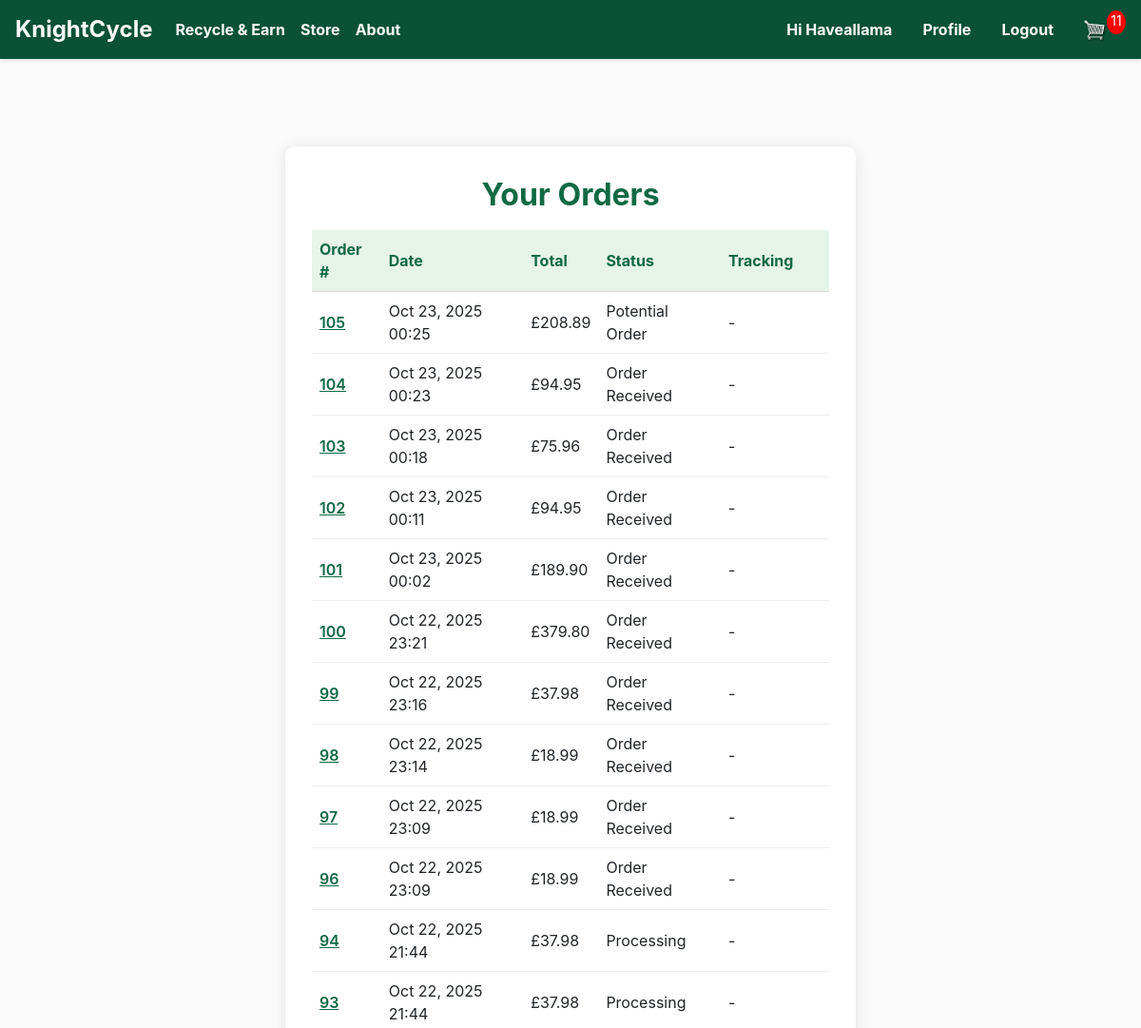
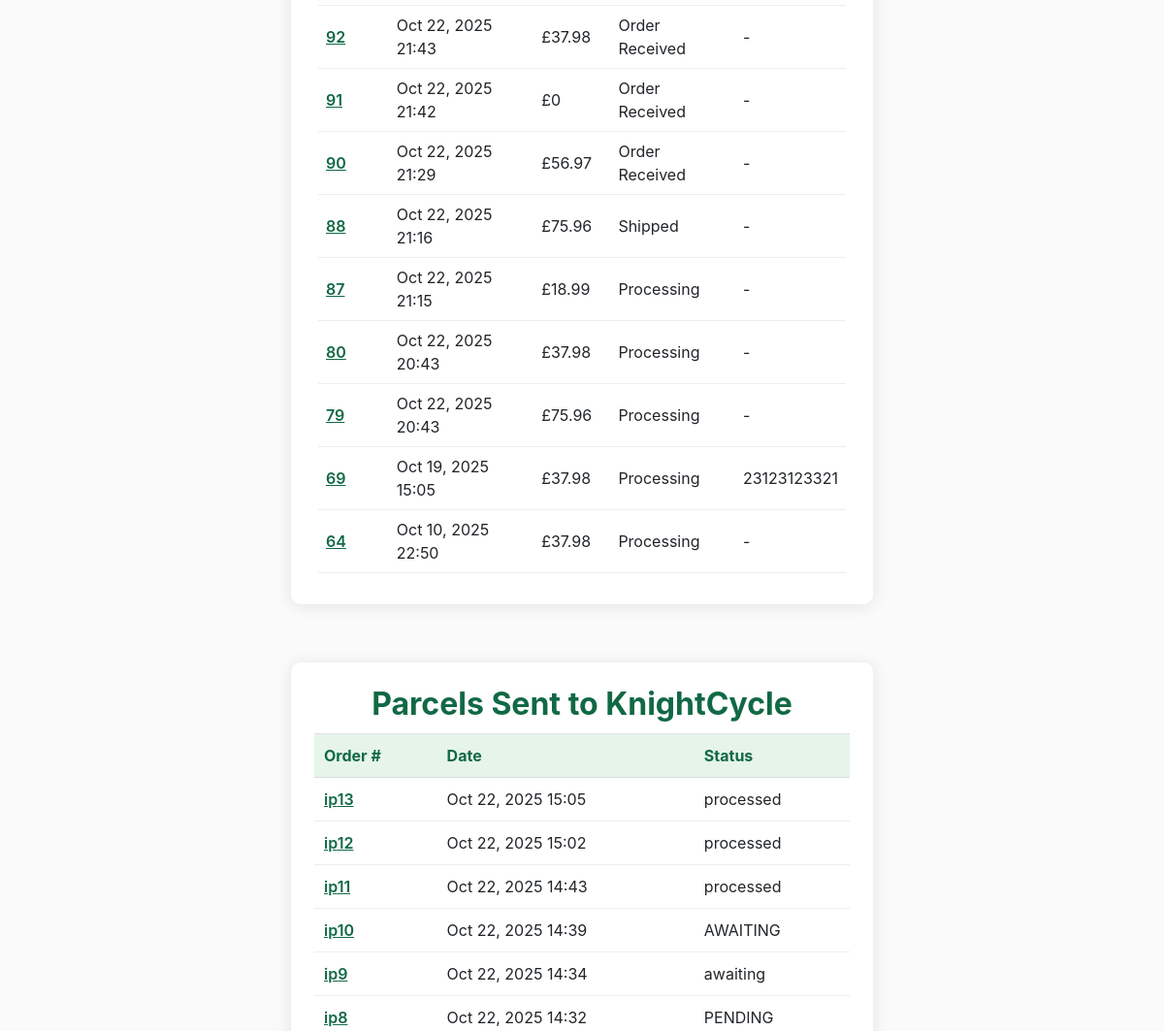
Before: /store/orders/ (signed in, upper part) with the older database file (2 pictures, top to bottom).
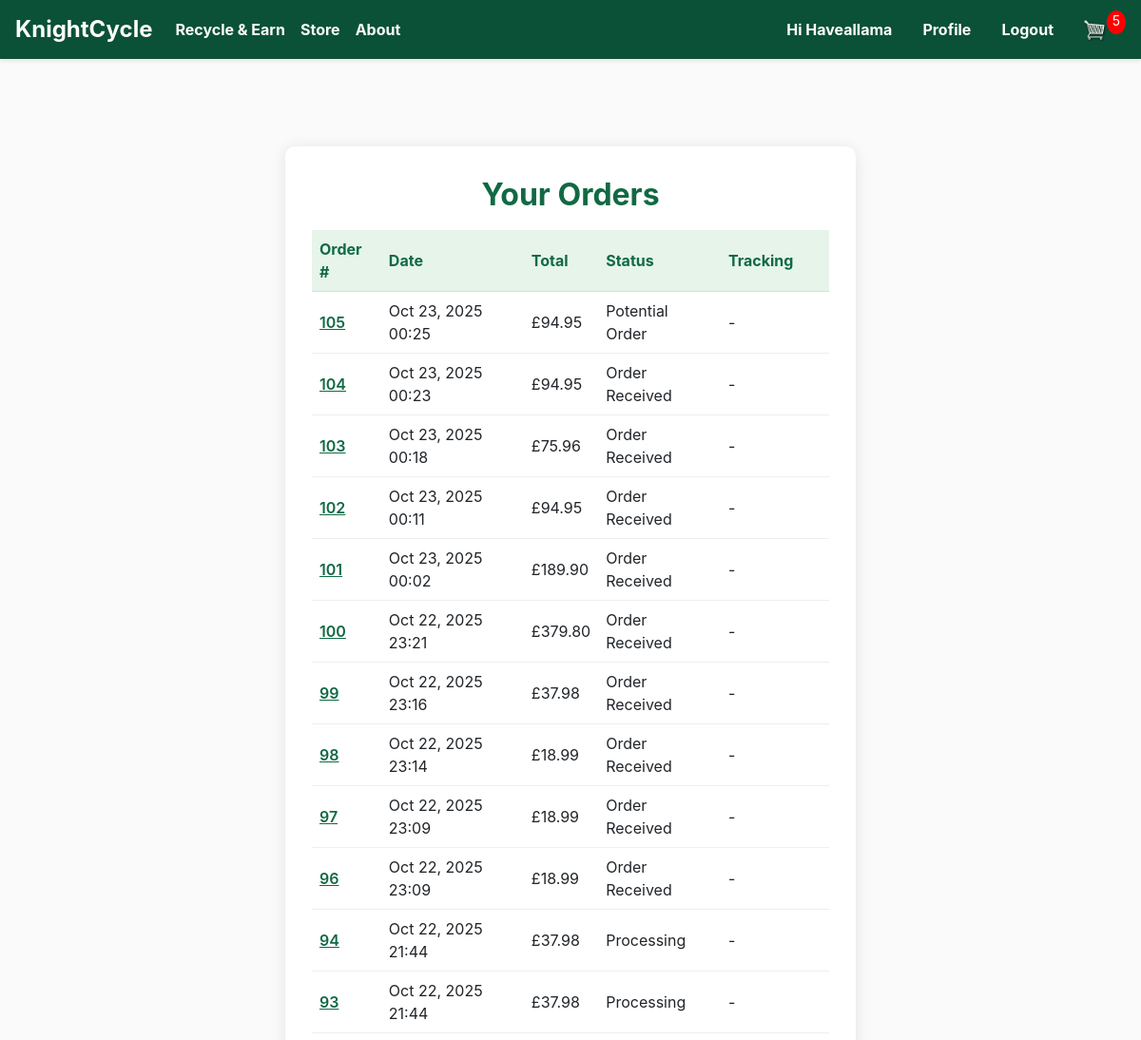
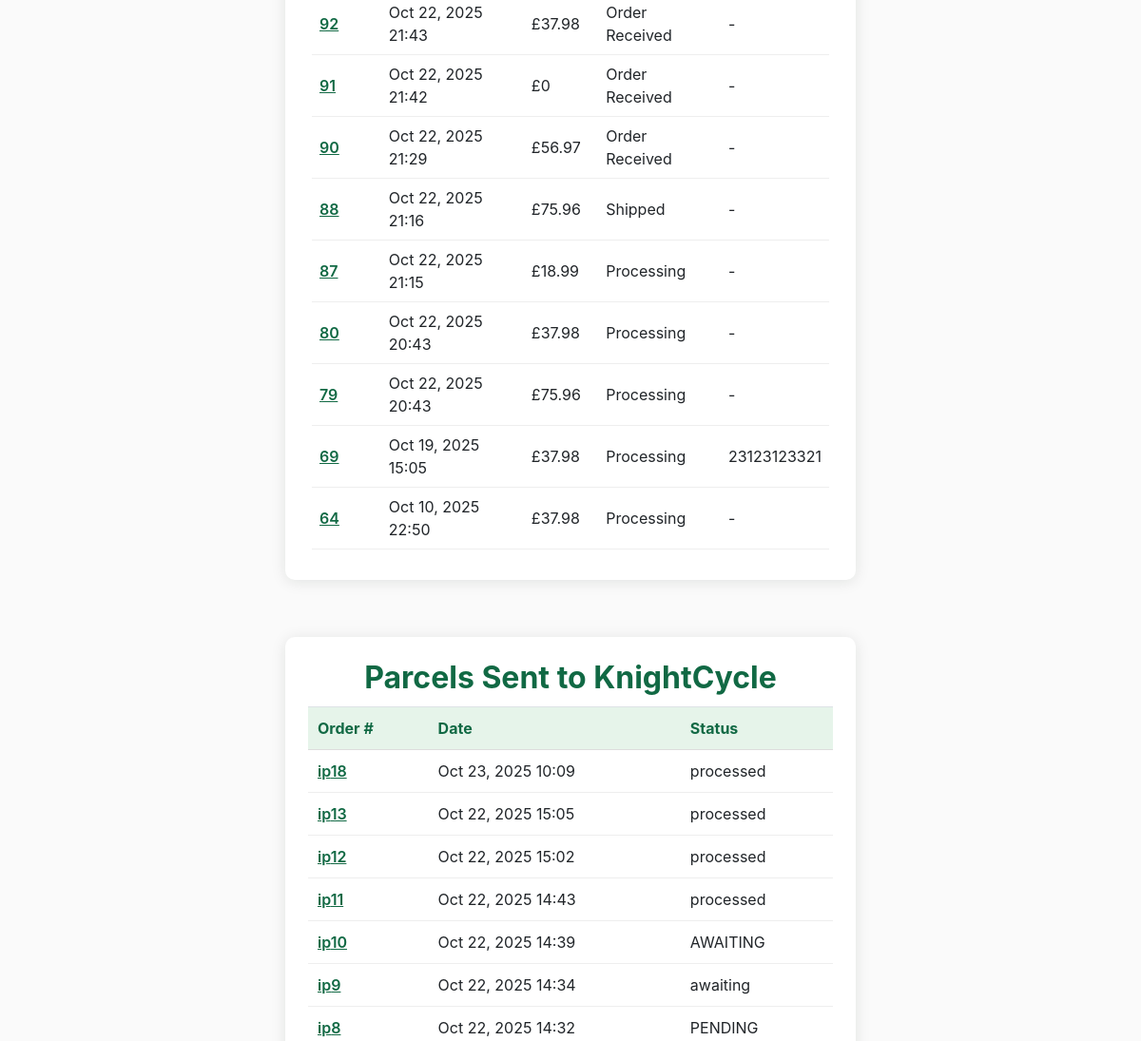
After: the same page with the newer database file (2 pictures, top to bottom).
### store/models.py (models this page shows, shortened)
class Order(models.Model):
    customer = models.ForeignKey(Customer, on_delete=models.SET_NULL, null=True, blank=True)
    date_ordered = models.DateTimeField(auto_now_add=True)
    status = models.CharField(max_length=20, choices=OrderStatus.choices, default=OrderStatus.POTENTIAL)
    transaction_id = models.CharField(max_length=100, null=True, blank=True)
    tracking_number = models.CharField(max_length=100, null=True, blank=True)
    points_used = models.PositiveIntegerField(default=0)
    points_discount = models.DecimalField(max_digits=10, decimal_places=2, default=Decimal('0.00'))
    @property
    def shipping(self):
        shipping = False
        for i in self.orderitem_set.all():
            if i.product and getattr(i.product, 'digital', None) is not None:
                if i.product.digital is False:
                    shipping = True
        return shipping
    @property
    def get_cart_total(self):
        orderitems = self.orderitem_set.all()
        total = sum([item.get_total for item in orderitems])
        return total
    @property
    def get_cart_items(self):
        orderitems = self.orderitem_set.all()
        total = sum([item.quantity for item in orderitems])
        return total

class OrderItem(models.Model):
	product = models.ForeignKey(Product, on_delete=models.SET_NULL, null=True)
	order = models.ForeignKey(Order, on_delete=models.SET_NULL, null=True)
	quantity = models.IntegerField(default=0, null=True, blank=True)
	date_added = models.DateTimeField(auto_now_add=True)
	@property
	def get_total(self):
		if self.product:
			return self.product.price * self.quantity
		return 0

class Product(models.Model):
    name = models.CharField(max_length=200)
    slug = models.SlugField(max_length=200, unique=True, blank=True)
    price = models.DecimalField(max_digits=7, decimal_places=2)
    digital = models.BooleanField(default=False, null=True, blank=True)
    image = models.ImageField(null=True, blank=True)
    is_active = models.BooleanField(default=True)
    description = models.TextField(null=True, blank=True)
    stock_quantity = models.IntegerField(default=0, help_text="Number of items in stock")  # ✅ New field
    low_stock_threshold = models.IntegerField(default=5, help_text="Alert when stock falls below this")  # ✅ New field

class IncomingParcel(models.Model):
    user = models.ForeignKey(settings.AUTH_USER_MODEL, on_delete=models.CASCADE, related_name='incoming_parcels', null=True, blank=True)
    address = models.CharField(max_length=255, blank=True, default='')
    city = models.CharField(max_length=100, blank=True, default='')
    county = models.CharField(max_length=100, blank=True, default='')
    postcode = models.CharField(max_length=20, blank=True, default='')
    country = models.CharField(max_length=100, blank=True, default='')
    details = models.TextField(blank=True, default='')
    pla = models.BooleanField(default=False)
    petg = models.BooleanField(default=False)
    status = models.CharField(max_length=20, choices=ParcelStatus.choices, default=ParcelStatus.AWAITING)
    date_submitted = models.DateTimeField(default=timezone.now)
    admin_comment = models.TextField(blank=True, default='')
    points_calculated = models.IntegerField(null=True, blank=True, help_text="Auto-calculated based on weight, editable by admin")
    points_awarded = models.BooleanField(default=False)  # track if points were already awarded

### store/views.py (the view)
# urls.py: path('orders/', views.orders, name='orders'),
@login_required
def orders(request):
    data = cartData(request)
    cartItems = data.get('cartItems', 0)
    customer = getattr(request.user, 'customer', None)
    orders = []
    if customer:
        orders = Order.objects.filter(customer=customer).order_by('-date_ordered')
    IncomingParcel = apps.get_model('store', 'IncomingParcel')
    parcels = []
    if IncomingParcel:
        parcels = IncomingParcel.objects.filter(user=request.user).order_by('-date_submitted')
    context = {
        'orders': orders,
        'parcels': parcels,
        'cartItems': cartItems,
    }
    return render(request, 'pages/orders.html', context)

### templates/pages/orders.html
{% extends 'store/main.html' %}
{% block content %}
<div class="profile-container" style="max-width:600px;margin:60px auto;padding:32px 28px;background:#fff;border-radius:10px;box-shadow:0 2px 16px rgba(0,32,16,0.10);">
  <h2 style="color:#116944;text-align:center;font-weight:700;">Your Orders</h2>
  {% if orders %}
    <table style="width:100%;margin-top:18px;border-collapse:collapse;">
      <thead>
        <tr style="background:#e6f4ea;color:#116944;font-weight:600;">
          <th style="padding:8px;border-bottom:1px solid #ddd;">Order #</th>
          <th style="padding:8px;border-bottom:1px solid #ddd;">Date</th>
          <th style="padding:8px;border-bottom:1px solid #ddd;">Total</th>
          <th style="padding:8px;border-bottom:1px solid #ddd;">Status</th>
          <th style="padding:8px;border-bottom:1px solid #ddd;">Tracking</th>
        </tr>
      </thead>
      <tbody>
        {% for order in orders %}
        <tr>
          <td style="padding:8px;border-bottom:1px solid #eee;"><a href="{% url 'store:order_detail' order.id %}" style="color:#116944;font-weight:600;text-decoration:underline;">{{ order.id }}</a></td>
          <td style="padding:8px;border-bottom:1px solid #eee;">{{ order.date_ordered|date:'M d, Y H:i' }}</td>
          <td style="padding:8px;border-bottom:1px solid #eee;">£{{ order.get_cart_total }}</td>
          <td style="padding:8px;border-bottom:1px solid #eee;">{{ order.status }}</td>
          <td style="padding:8px;border-bottom:1px solid #eee;">{% if order.tracking_number %}{{ order.tracking_number }}{% else %}-{% endif %}</td>
        </tr>
        {% endfor %}
      </tbody>
    </table>
  {% else %}
    <div style="color:#b30000;text-align:center;margin-top:24px;">No orders found for your account.</div>
  {% endif %}
</div>
<div class="orders-card">
  <h2>Parcels Sent to KnightCycle</h2>
  <table class="table">
    <thead>
      <tr style="background:#e6f4ea;color:#116944;font-weight:600;">
        <th style="padding:10px;border-bottom:1px solid #ddd;">Order #</th>
        <th style="padding:10px;border-bottom:1px solid #ddd;">Date</th>
        <th style="padding:10px;border-bottom:1px solid #ddd;">Status</th>
      </tr>
    </thead>
    <tbody>
      {% for p in parcels %}
      <tr>
        <td style="padding:10px;border-bottom:1px solid #eee;">
          <a class="link-green" href="{% url 'store:inbound_parcel_detail' p.pk %}">
            {% if p.ip %}{{ p.ip }}
            {% elif p.code %}{{ p.code }}
            {% else %}ip{{ p.pk }}{% endif %}
          </a>
        </td>
        <td style="padding:10px;border-bottom:1px solid #eee;">
          {% if p.date_submitted %}{{ p.date_submitted|date:"M d, Y H:i" }}
          {% elif p.submitted_at %}{{ p.submitted_at|date:"M d, Y H:i" }}
          {% elif p.created_at %}{{ p.created_at|date:"M d, Y H:i" }}
          {% else %}-{% endif %}
        </td>
        <td style="padding:10px;border-bottom:1px solid #eee;">{{ p.status|default:"—" }}</td>
      </tr>
      {% empty %}
      <tr><td colspan="3" style="padding:14px;color:#777;text-align:center;">No parcels sent yet.</td></tr>
      {% endfor %}
    </tbody>
  </table>
</div>
{% endblock %}

### store/templates/store/main.html (shortened to what this page needs)
<!DOCTYPE html>
{% load static %}
<html>
    <head>
        <link rel="stylesheet" href="https://stackpath.bootstrapcdn.com/bootstrap/4.4.1/css/bootstrap.min.css">
        <link rel="stylesheet" type="text/css" href="{% static 'css/main.css' %}">
    </head>
    <body>
    <nav class="navbar navbar-expand-lg navbar-dark navbar-eco">
    <a class="navbar-brand" href="{% url 'home' %}">KnightCycle</a>
    <div class="collapse navbar-collapse" id="navbarSupportedContent">
        <ul class="navbar-nav mr-auto">
        <li class="nav-item active">
             <a class="nav-link" href="{% url 'send_waste' %}">Recycle & Earn <span class="sr-only">(current)</span></a>
        </li>
        <li class="nav-item active">
            <a class="nav-link" href="{% url 'store:store' %}">Store <span class="sr-only">(current)</span></a>
        </li>
        <li class="nav-item active">
            <a class="nav-link" href="{% url 'about' %}">About <span class="sr-only">(current)</span></a>
        </li>
        </ul>
        <div class="form-inline my-2 my-lg-0">
                        {% if user.is_authenticated %}
                            <span class="nav-link greeting">Hi {{ user.username }}</span>
                            <a class="nav-link" href="{% url 'store:profile' %}">Profile</a>
                            <a class="nav-link" href="{% url 'store:logout' %}">Logout</a>
                        {% else %}
                            <a class="nav-link" href="{% url 'store:login' %}">Login <span class="sr-only">(current)</span></a>
                        {% endif %}
            <a href="{% url 'store:cart' %}">
                <img  id="cart-icon" src="{% static 'images/cart.png' %}">
            </a>
            <p id="cart-total">{{cartItems}}</p>
        </div>
    </div>
    </nav>
    <div class="container">
        <br>
        {% block content %}
        {% endblock %}
    </div>
    </body>
</html>

Changed rows visible on the page:
changed through a linked row, Order "Oct 23, 2025 00:25": get_cart_total "208.89" → "94.95"
added IncomingParcel: pk "18", date_submitted "Oct 23, 2025 10:09", status "processed"
Other visible differences:
{{ cartItems }}: "11" → "5"
